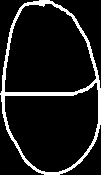
#> input picture extracted_images/extracted_region_0.bmp, 101 x 175 px; its folder holds only this picture in this run
$ python -i segmentation.py   (imports and definitions only)
#> lines starting #> are read from the running program, lines starting #| are printed output that depends on the picture; after the words box and inside, x2 and y2 are one past the last pixel; in counts of white or black regions, pixels touching at a corner belong together
### utils.py
from PIL import Image
import numpy as np
import math
from matplotlib import pyplot as plt

def pad2square(img):
    shape = img.shape
    dim_smaller = -1
    if shape[0]<shape[1]:
        nLines = shape[1]-shape[0]
        dim_smaller=0
    elif shape[1]<shape[0]:
        nLines = shape[0]-shape[1]
        dim_smaller=1

    shape_pad =  (math.floor(nLines/2),shape[1-dim_smaller])
    if dim_smaller==1: shape_pad = shape_pad[::-1]
    pad1 = np.zeros(shape_pad)

    shape_pad = (math.ceil(nLines/2),shape[1-dim_smaller])
    if dim_smaller==1: shape_pad = shape_pad[::-1]
    pad2 = np.zeros(shape_pad)

    #pad --> pad1:img:pad2
    img2=np.append(pad1,img,axis=dim_smaller)
    img2=np.append(img2,pad2,axis=dim_smaller)

    return img2

# [39 lines left out: functions reshape_28_28, show_imgs_in_grid, get_overlap, combine_boxes, not called in this run]

### segmentation.py
import numpy as np
import cv2
import copy
import matplotlib.pyplot as plt

from utils import *


extracted_boxes = None
extracted_imgs = None

def get_parts_from_image2(path, display_img = False ):
#> called with path = 'extracted_images/extracted_region_0.bmp', display_img = False
    img=cv2.imread(path,cv2.IMREAD_GRAYSCALE)
#> img: shape (175, 101); 10% white; 1 white region, box (x1, y1, x2, y2) and area: (0, 0, 101, 175) 1765
    img=img[:int(img.shape[0]*0.995),:int(img.shape[1]*0.995)]
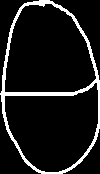
#> img: shape (174, 100); 9.8% white; 1 white region, box (x1, y1, x2, y2) and area: (0, 0, 100, 174) 1712
    ret_img = img.copy()
    #print(img.shape)
    if display_img :
        print(path)
        plt.axis('off')
        plt.imshow(~img,cmap='gray')
        plt.show()

    cv2.waitKey(0)
    cv2.destroyAllWindows()

    imgs,boxes = extract_regions(img)
#> the loop in extract_regions, `for i in range(img.shape[0]):#along y` made 174 passes
#> pass 1, in extract_regions, `cv2.imwrite(save_imgs_path+'/extracted_region_{}.bmp'.format(img_count..`:
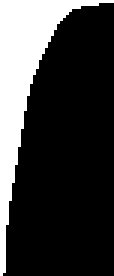
#> saved as extracted_region_0.bmp: shape (92, 38) (shown 3 times larger); 23.6% white; 1 white region, box (x1, y1, x2, y2) and area: (0, 0, 38, 92) 824
#> pass 1, in extract_regions, `cv2.imwrite(save_imgs_path+'/extracted_region_{}.bmp'.format(img_count..`:
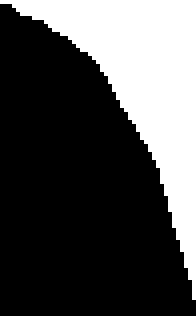
#> saved as extracted_region_1.bmp: shape (79, 49) (shown 4 times larger); 30.3% white; 1 white region, box (x1, y1, x2, y2) and area: (0, 0, 49, 75) 1172
#> after the loop in extract_regions, `for i in range(img.shape[0]):#along y`: img: shape (174, 100); every value is 0
#> after the loop in extract_regions, `for i in range(img.shape[0]):#along y`:
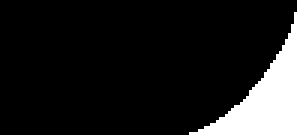
#> new_img: shape (45, 100) float64 (shown 3 times larger); 12.6% white; 1 white region, box (x1, y1, x2, y2) and area: (63, 0, 100, 45) 569
#> imgs = 6 items; boxes = [[0, 38, 0, 92], [0, 40, 95, 173], [5, 95, 4, 91], [5, 97, 83, 171], [50, 99, 0, 79], [63, 99, 129, 173]]
    global extracted_boxes
    global extracted_imgs
    extracted_boxes = list(boxes)
#> extracted_boxes has the same summary as boxes
    #convert images to square size by padding, before resizing them
    for i,img in enumerate(imgs):
#         show_imgs_in_grid(1,[img])
        img2 = pad2square(img).astype('uint8')
        img3 = np.array(Image.fromarray(img2).resize((28,28),Image.LANCZOS).getdata(),dtype='uint8').reshape(28,28)
#         print(np.unique(img3,return_counts=True))
        ret,img4 = cv2.threshold(img3,10,255,cv2.THRESH_BINARY)
        img4 = img4*0.7+img3*0.3
        imgs[i] = img4
#> this loop made 6 passes
#> (shape in pad2square, dim_smaller in pad2square, nLines in pad2square) on passes 1 to 6: ((92, 38), 1, 54), ((78, 40), 1, 38), ((87, 90), 0, 3), ((88, 92), 0, 4), ((79, 49), 1, 30), ((44, 36), 1, 8)
#> pass 1, in pad2square, `img2=np.append(pad1,img,axis=dim_smaller)`:
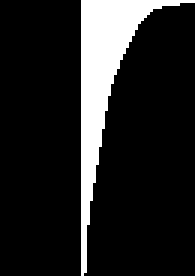
#> img2: shape (92, 65) float64 (shown 3 times larger); 13.8% white; 1 white region, box (x1, y1, x2, y2) and area: (27, 0, 65, 92) 824
#> pass 1, in pad2square, `img2=np.append(img2,pad2,axis=dim_smaller)`:
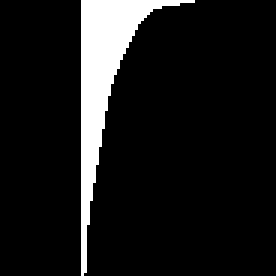
#> img2: shape (92, 92) float64 (shown 3 times larger); 9.7% white; 1 white region, box (x1, y1, x2, y2) and area: (27, 0, 65, 92) 824
#> after the loop: img2: shape (44, 44); 25.2% white; 1 white region, box (x1, y1, x2, y2) and area: (7, 4, 40, 44) 488
#> after the loop:
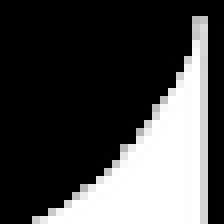
#> img4: shape (28, 28) float64 (shown 8 times larger); min 0, max 255, mean 71.5
#         print('get_parts_from_image2')
#         show_imgs_in_grid(3,[img2,img3,img4])

    extracted_imgs = copy.copy(imgs)
#> extracted_imgs = 6 items
    return imgs, boxes, ret_img


save_imgs_path = r'.\extracted_images'

def extract_regions(img_in,save_imgs_path=save_imgs_path): #returns bounding boxes of extracted regions and saves those regions
                                         #in a new image in path arg[1]
    img= copy.copy(img_in)
    img=~img
    ret,thresh=cv2.threshold(img,127,255,cv2.THRESH_BINARY)
    img = thresh
#     plt.axis('off')
#     plt.imshow(img,cmap='gray')
#     plt.show()
    img_count=0
    bounding_boxes = []
    imgs_segmented = []
    for i in range(img.shape[0]):#along y
        #print(i)
        for j in range(img.shape[1]):#along x
            if img[i][j]==0:
                continue
            else:
                #start new
                #print("-->",img_count)
                new_img = np.zeros((img.shape[0]-i,img.shape[1]))
                #print(new_img.shape)
                boundary = [(j,i)]
                bounding_box=[j,j,i,i] #L R T B
                max_len_boundary = 0  #just for info
                n_iters = 0  #just for info
                while len(boundary)>0:
                    n_iters+=1
                    ##print("***",len(boundary))
                    if(len(boundary)>max_len_boundary):
                        max_len_boundary = len(boundary)
                    x,y = boundary.pop()
                    img[y][x]=0
                    new_img[y-i][x]=255

                    #update bounding box
                    if x<bounding_box[0]:
                        bounding_box[0]=x
                    elif x>bounding_box[1]:
                        bounding_box[1]=x

                    if y<bounding_box[2]:
                        bounding_box[2]=y
                    elif y>bounding_box[3]:
                        bounding_box[3]=y

                    #expand boundary if possible
                    for dx in [0,-1,1]:
                        for dy in [0,-1,1]:
                            if (y==0 and dy==-1) or (y == img.shape[0]-1 and dy==1): continue
                            if (x==0 and dx==-1) or (x == img.shape[1]-1 and dx==1): continue
                            if img[y+dy][x+dx]>0: #and new_img[i+dy][j+dx]==0:
                                boundary.append((x+dx,y+dy))

                #print("*** max boundary size = ",max_len_boundary)
                #print("*** no. of iterations = ",n_iters)
                #save new_img and associate it with a bounding box
                bounding_boxes.append(copy.copy(bounding_box))
                ##print(f'[:{bounding_box[3]-i},{bounding_box[0]}:{bounding_box[1]}]')
                img_segment = new_img[:bounding_box[3]-i,
                                    bounding_box[0]:bounding_box[1]]
                cv2.imwrite(save_imgs_path+'/extracted_region_{}.bmp'.format(img_count), img_segment)

                #img_segment_resized = cv2.resize(img_segment,(28,28))
                #imgs_segmented.append(img_segment_resized)
                imgs_segmented.append(img_segment)
                img_count+=1

    sorted_indicesL2R = sorted(range(len(bounding_boxes)),key=lambda i : bounding_boxes[i][0],reverse=False)
    imgs_segmented = [imgs_segmented[i] for i in sorted_indicesL2R]
    bounding_boxes = [bounding_boxes[i] for i in sorted_indicesL2R]
    return imgs_segmented, bounding_boxes


import os
import glob

def remove_temp_extracted_image_segments():
    file_list = glob.glob(save_imgs_path + r'\extracted_region_*.bmp')
    for file in file_list:
        os.remove(file)

>>> result = get_parts_from_image2('extracted_images/extracted_region_0.bmp')

$ run again, on extracted_images/extracted_region_2.bmp
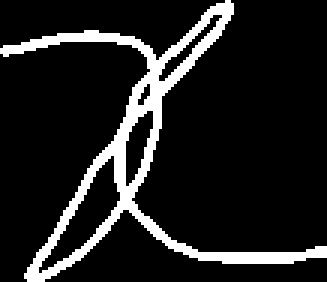
#> input picture extracted_images/extracted_region_2.bmp, 109 x 94 px (shown 3 times larger)
#> after the loop in extract_regions, `for i in range(img.shape[0]):#along y`:
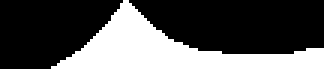
#> new_img: shape (23, 108) float64 (shown 3 times larger); 32.4% white; 1 white region, box (x1, y1, x2, y2) and area: (17, 0, 108, 23) 804
#> imgs = 8 items; boxes = [[0, 74, 0, 19], [0, 49, 14, 92], [13, 39, 52, 90], [17, 107, 70, 92], [42, 50, 37, 61], [44, 107, 0, 83], [46, 49, 28, 34], [53, 73, 5, 26]]
#> extracted_boxes has the same summary as boxes
#> the loop in get_parts_from_image2, `for i,img in enumerate(imgs):` made 8 passes
#> (shape in pad2square, dim_smaller in pad2square, nLines in pad2square) on passes 1, 2, 3, 4, 6, 8: ((19, 74), 0, 55), ((78, 49), 1, 29), ((38, 26), 1, 12), ((22, 90), 0, 68), ((83, 63), 1, 20), ((21, 20), 1, 1)
#> after the loop in get_parts_from_image2, `for i,img in enumerate(imgs):`:
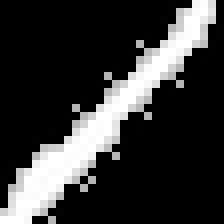
#> img4: shape (28, 28) float64 (shown 8 times larger); min 0, max 255, mean 54
#> extracted_imgs = 8 items
